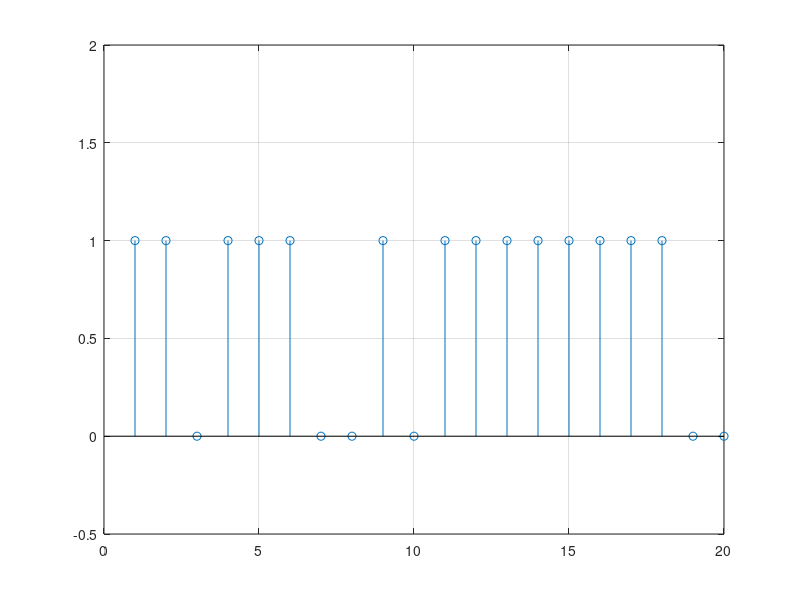

Write MATLAB code to recreate this figure.
semnal=[];
n=1:20;

 for i = 1:1:20
    random = randn();
    if( random > 0 )
        semnal(i) = 1;
    else
        semnal(i) = 0;
    end
end


stem(n,semnal), grid, ylim([-0.5 2])